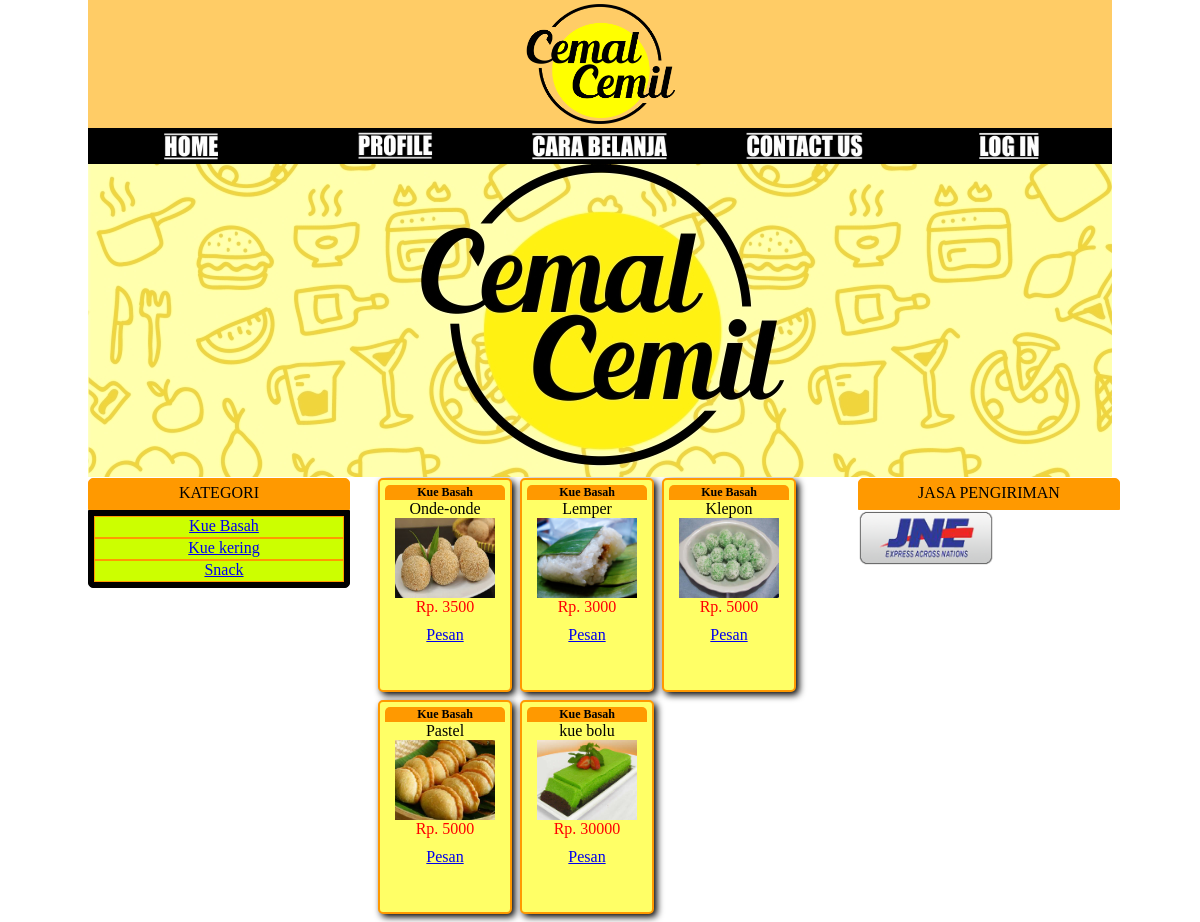
The page / on the database its author committed.
### tables this page shows
CREATE TABLE IF NOT EXISTS `kategori` (
  `id_kategori` int(11) NOT NULL AUTO_INCREMENT,
  `kode_kategori` varchar(10) NOT NULL,
  `nama_kategori` varchar(20) NOT NULL,
  PRIMARY KEY (`id_kategori`)
);

CREATE TABLE IF NOT EXISTS `produk` (
  `id_produk` int(11) NOT NULL AUTO_INCREMENT,
  `kode_kategori` varchar(10) NOT NULL,
  `nama_produk` varchar(25) NOT NULL,
  `harga` int(11) NOT NULL,
  `stok` varchar(3) NOT NULL,
  `deskripsi` varchar(50) NOT NULL,
  `gambar` varchar(100) NOT NULL,
  PRIMARY KEY (`id_produk`)
);

### home.php (the view, shortened to what this page needs)
 <div class="shell" align="center">
        <div id="history">
            <a href="#"><img src="image/ccslide.jpg" width="1024" /></a>
        </div>
        </div>
<div class="shell">
<div class="panel-left">
<div id="kategori">
<div class="judul">KATEGORI</div>
<div class="sidebar_konten">
<ul>
<?php
$listpro = mysql_query("select * from kategori order by nama_kategori asc");
if(mysql_num_rows($listpro)>0) {
	while($list = mysql_fetch_array($listpro))
	{
?>
	<li><a href="?view=kategori&kode=<?php echo $list['kode_kategori'] ?>"><?php echo $list['nama_kategori'] ?></a></li>
<?php
	}
}
?>
</ul>
</div>
</div>
</div>
</div>
<div class="shell">
<div class="panel-center">
<?php
$listpro = mysql_query("select * from produk p, kategori k where p.kode_kategori=k.kode_kategori order by id_produk desc");
if(mysql_num_rows($listpro)>0) {
	while($list = mysql_fetch_array($listpro))
	{
?>
<div class="konten_produk">
    <div class="judul_produk"><?php echo $list['nama_kategori'] ?></div>
    <div class="baru"><?php echo $list['nama_produk'] ?></div>
    <div class="gambar">
    <img src="image/produk/<?php echo $list['gambar'] ?>"  width="100" height="80"/>
    </div>
    <div class="harga">Rp. <?php echo $list['harga'] ?></div>
    <div class="bawah"><a href="?view=detail&id=<?php echo $list['id_produk'] ?>">Pesan</a></div>
</div>
<?php
	}
}
?>
</div>
</div>
<div class="shell">
<div class="panel-right">
<div class="judul-pengiriman">JASA PENGIRIMAN</div>
<div class="pic1"><img src="image/pic1/jne.png" width="136" height="56" /></div>
</div>
</div>
</body>

### index.php (shortened to what this page needs)
<?php
$btn = '<a href="?view=login"><img src="image/log_in.png" height="30" /></a>';
?>
<!DOCTYPE html PUBLIC "-//W3C//DTD XHTML 1.0 Transitional//EN" "http://www.w3.org/TR/xhtml1/DTD/xhtml1-transitional.dtd">
<html xmlns="http://www.w3.org/1999/xhtml"><head>
<link rel="stylesheet" href="css/nivo-slider.css" type="text/css" charset="utf-8">
</head>
<body background="image/background.jpg">
<div class="shell">
<div id="navigasi">
<div class="navbar">
<table width="1024" border="0" align="center" bgcolor="#FFCC66">
  <tr>
    <td height="122" align="center"><img src="image/logo 1.png" width="150" height="120" /></td>
  </tr>
</table>
<table width="1024" border="0" align="center" bgcolor="#000000">
  <tr>
    <td align="center"><a href="?view=home"><img src="image/home.png" width="150" height="30" /></a></td>
    <td align="center"><a href="?view=profil"><img src="image/profile.png" height="30" /></a></td>
    <td align="center"><a href="#"><img src="image/cara_belanja.png" height="30" /></a></td>
    <td align="center"><a href="?view=contact"><img src="image/contact.png" height="30" /></a></td>
    <td align="center"><?php echo $btn ?></td>
  </tr>
</table>
</div>
</div>
</div>
<br><br><br>
<br><br><br><br><br>
<?php
if(isset($_GET['view'])) {
	if($_GET['view']=="home") {
		include("home.php");
	}
	elseif($_GET['view']=="profil")
	{
		include("profil.php");
	}
	elseif($_GET['view']=="contact")
	{
		include("contact.php");
	}
	elseif($_GET['view']=="kategori")
	{
		include("kategori.php");
	}
	elseif($_GET['view']=="detail")
	{
		include("detail_produk.php");
	}
	elseif($_GET['view']=="login")
	{
		include("login.php");
	}
	else
	{
		include("home.php");
	}
}
else
{include("home.php");}
?>
</body>
</html>

### css/nivo-slider.css (style rules this page uses)
.navbar { width: 1024px; height: 0px; margin: auto; position: absolute; left: 0px; top: 0px; right: 0px; }
.panel-left { float:left; width:250px; padding: 0 10px 0 0; }
.panel-center { float:left; width:480px; padding:0 0 0 30px; margin:auto; }
.panel-right { float:left; width:250px; }
.pic1 { padding:0; margin:0; }
.judul-pengiriman { font-family:Impact; background-color:#F90; width:250px; height:20px; padding:5px; border:1px solid #FF9900; border-radius:5px 5px 0 0; text-align:center; }
.judul { font-family:Impact; background-color:#F90; width:250px; height:20px; padding:5px; margin-top:0px 3px 0 3px; border:1px solid #F90; border-radius:5px 5px 0 0; text-align:center; }
.sidebar_konten { width:250px; border:1px solid #000; border-radius:0 0 5px 5px; margin-bottom:1px; padding:5px; background-color:#000; }
.sidebar_konten ul { width:250px; padding: 0px; margin: 0px; list-style:none; text-align:center; }
.sidebar_konten a { height:20px; padding-left:10px; display:block; background-color:#CF0; border:1px solid #F90; }
.konten_produk { padding:5px; float: left; height:200px; width:120px; border:2px solid #F90; border-radius:5px; box-shadow:3px 3px 7px; text-align:center; margin:0 8px 8px 0; background-color:#FF6; }
.konten_produk .judul_produk { background-color:#F90; border-radius: 5px 5px 0 0; font-weight: bold; color:#000; font-size:12px; }
.konten_produk .harga { color:#F00; margin-bottom: 10px; }
.shell { width:1024px; margin:0 auto; }
.nivoSlider { position:relative; }
.nivoSlider a.nivo-imageLink { position:absolute; top:0px; left:0px; width:1024px; height:100%; border:0; padding:0; margin:0; z-index:60; display:none; }

### index.php (style rules this page uses)
#navigasi { position:fixed; top:0px; left:0px; right:0px; z-index:9999; margin:0 auto }

### rows shown on the page
kategori: nama_kategori "Kue Basah"
kategori: nama_kategori "Kue kering"
kategori: nama_kategori "Snack"
produk: kategori.nama_kategori "Kue Basah", nama_produk "Onde-onde", gambar (picture), harga "3500"
produk: kategori.nama_kategori "Kue Basah", nama_produk "Lemper", gambar (picture), harga "3000"
produk: kategori.nama_kategori "Kue Basah", nama_produk "Klepon", gambar (picture), harga "5000"
produk: kategori.nama_kategori "Kue Basah", nama_produk "Pastel", gambar (picture), harga "5000"
produk: kategori.nama_kategori "Kue Basah", nama_produk "kue bolu", gambar (picture), harga "30000"
